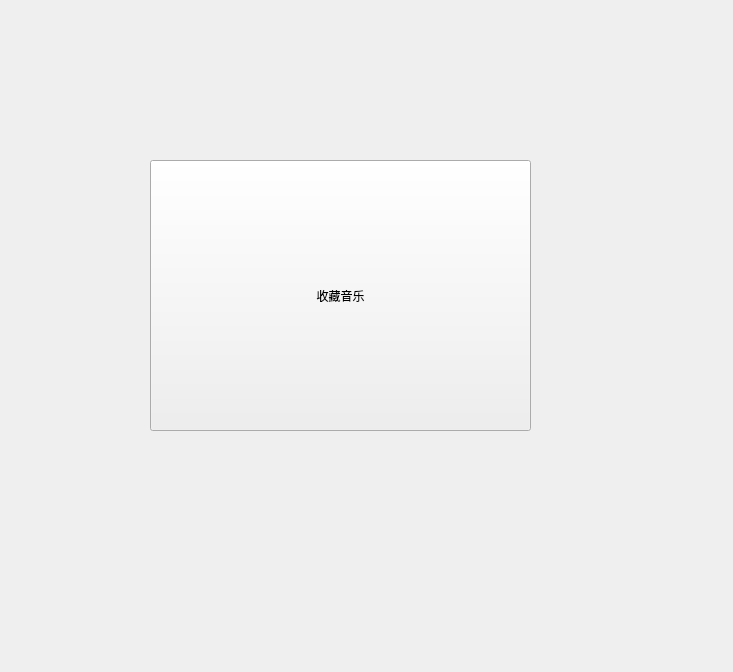
<?xml version="1.0" encoding="UTF-8"?>
<ui version="4.0">
 <class>CFavouriteMusicWgtClass</class>
 <widget class="QWidget" name="CFavouriteMusicWgtClass">
  <property name="geometry">
   <rect>
    <x>0</x>
    <y>0</y>
    <width>733</width>
    <height>672</height>
   </rect>
  </property>
  <property name="windowTitle">
   <string>CFavouriteMusicWgt</string>
  </property>
  <widget class="QPushButton" name="pushButton">
   <property name="geometry">
    <rect>
     <x>150</x>
     <y>160</y>
     <width>381</width>
     <height>271</height>
    </rect>
   </property>
   <property name="text">
    <string>收藏音乐</string>
   </property>
  </widget>
 </widget>
 <layoutdefault spacing="6" margin="11"/>
 <resources/>
 <connections/>
</ui>
